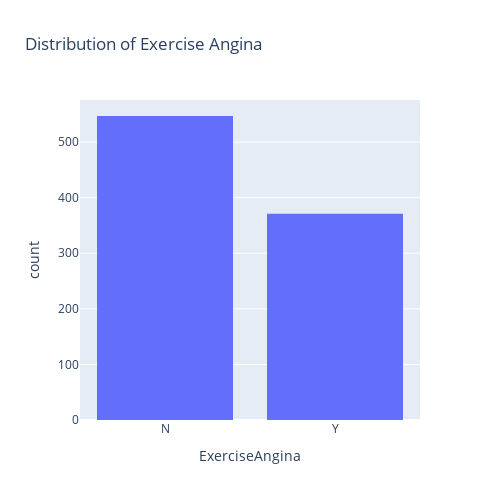

Notebook cell for this chart:
### Code cell
fig=px.histogram(df, x="ExerciseAngina", hover_data=df.columns, title="Distribution of Exercise Angina",width=500, height=500)
fig.show()

### Figure 1 — Plotly figure (JSON) as saved in the notebook; plotly's stock layout.template omitted (floating-point values rounded to 4 significant figures; data arrays with more than 128 entries replaced by an {"elided": "..."} marker saying what was removed)
{"data": [{"alignmentgroup": "True", "bingroup": "x", "hovertemplate": "ExerciseAngina=%{x}<br>count=%{y}<extra></extra>", "legendgroup": "", "marker": {"color": "#636efa", "pattern": {"shape": ""}}, "name": "", "offsetgroup": "", "orientation": "v", "showlegend": false, "type": "histogram", "x": {"elided": "918 str values"}, "xaxis": "x", "yaxis": "y"}], "layout": {"barmode": "relative", "height": 500, "legend": {"tracegroupgap": 0}, "title": {"text": "Distribution of Exercise Angina"}, "width": 500, "xaxis": {"anchor": "y", "domain": [0, 1], "title": {"text": "ExerciseAngina"}}, "yaxis": {"anchor": "x", "domain": [0, 1], "title": {"text": "count"}}}}
